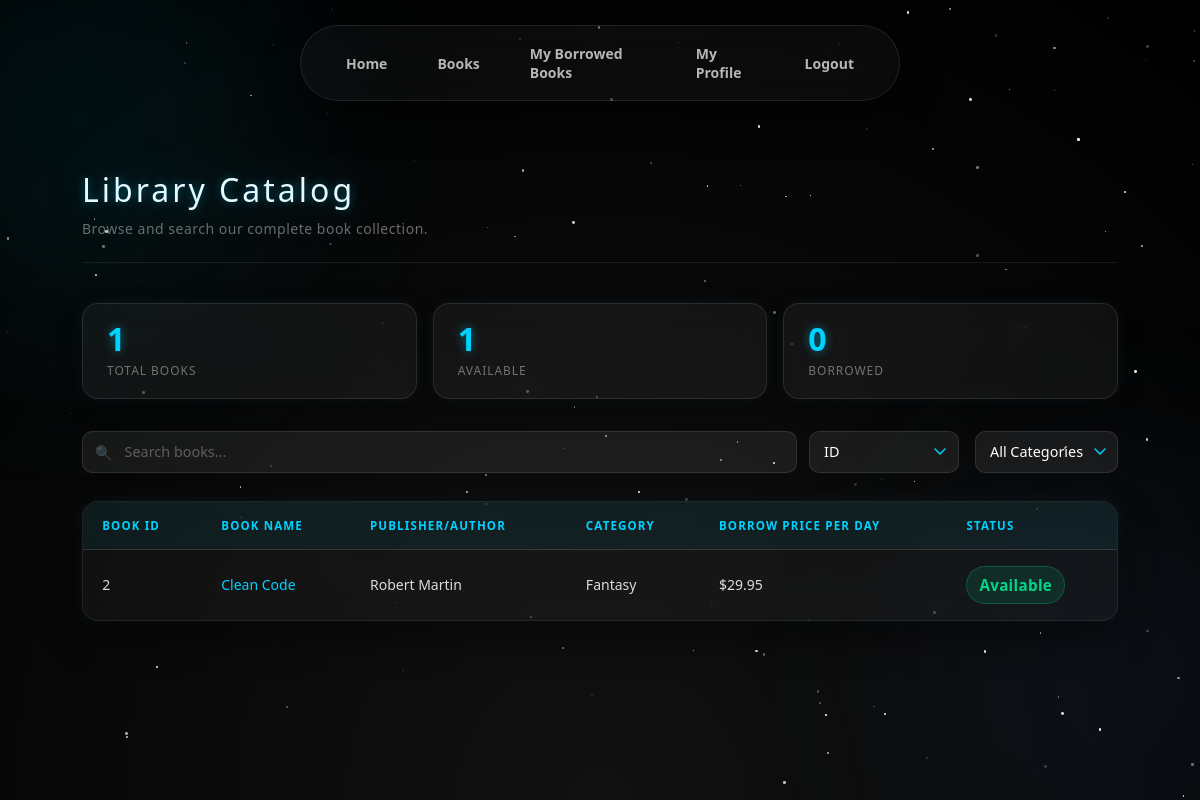
The page /book/ (signed in) on the database as committed earlier.
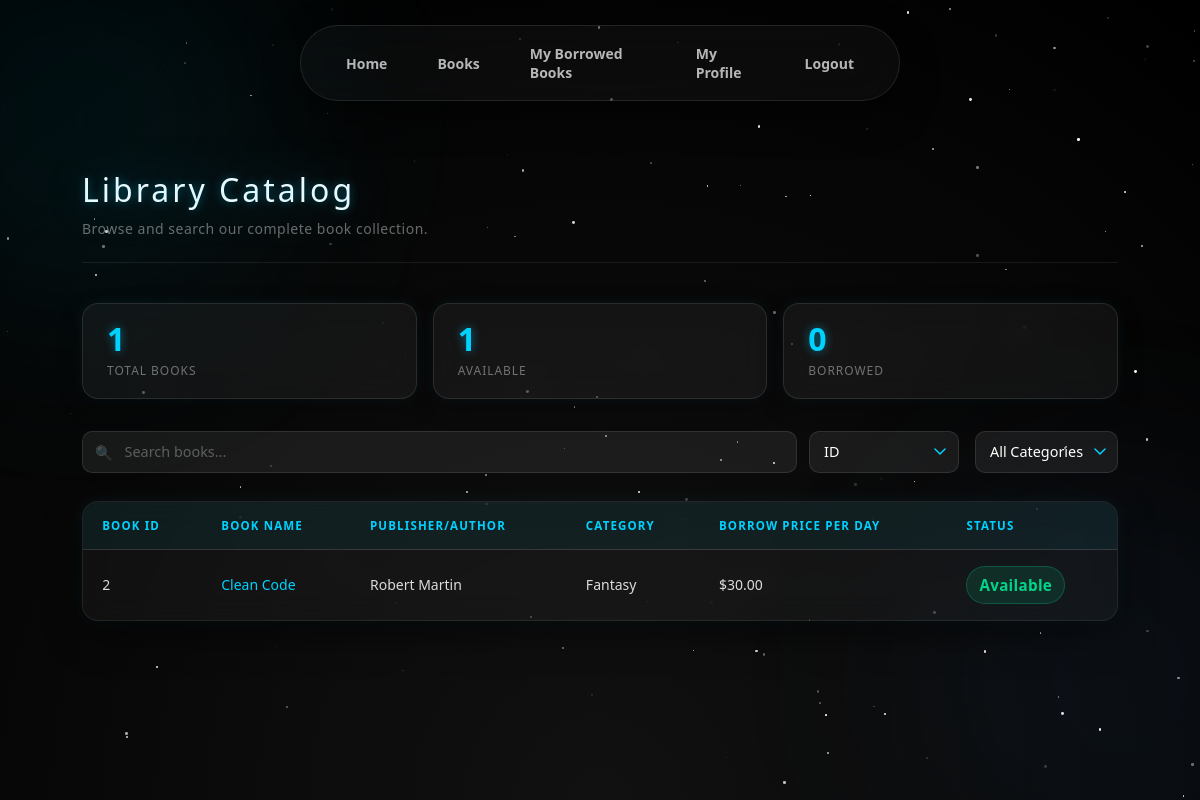
The same page on the database as committed later.
### books/models.py (models this page shows, shortened)
class Book(models.Model):
    title = models.CharField(max_length=200)
    author = models.CharField(max_length=100)
    category = models.CharField(max_length=100)
    published_date = models.DateField()
    description = models.TextField()
    image = models.ImageField(upload_to='books/')
    available = models.BooleanField(default=True)
    borrow_price_per_day = models.DecimalField(max_digits=10, decimal_places=2, default=0.00)

### books/views.py (the view)
# urls.py: path('book/', views.books_list_view, name='books_list'),
def books_list_view(request):
    if request.session.get('is_admin', False):
        return redirect('welcome')
    if not request.session.get('user_id'):
        return redirect('login')
    user_id = request.session.get('user_id')
    books = Book.objects.all()
    query = request.GET.get('query', '').strip()
    if query:
        books = books.filter(Q(title__icontains=query) | Q(author__icontains=query))
    borrowed_count = Borrow.objects.filter(user_id=user_id, is_returned=False, return_date__gt=timezone.now()).count()
    available_count = Book.objects.count()
    return render(request, 'books_pages.html', {
        'books': books,
        'available_count': available_count,
        'borrowed_count': borrowed_count
    })

### templates/books_pages.html (shortened to what this page needs)
{% load static %}
<!DOCTYPE html>
<html lang="en">
<head>
    <link rel="stylesheet"
          href="{% static 'style/style2.css' %}?v=3" />
    <link rel="stylesheet"
          href="{% static 'style/style.css' %}" />
</head>
<body>
    <nav>
        <a href="{% url 'welcome' %}">Home</a>
        {% if request.session.user_id and not request.session.is_admin %}
            <a href="{% url 'books_list' %}">Books</a>
            <a href="{% url 'my_borrowed_books' %}">My Borrowed Books</a>
        {% endif %}
        {% if request.session.user_id %}
            <a href="{% url 'profile_update' %}">My Profile</a>
            <a href="{% url 'logout' %}">Logout</a>
        {% endif %}
    </nav>
    <main class="page">
        <div class="page-header">
            <h1>Library Catalog</h1>
            <p>Browse and search our complete book collection.</p>
        </div>
        <div class="stats-row">
            <div class="stat-card">
                <div class="stat-num">
                    {{ books|length }}
                </div>
                <div class="stat-label">
                    Total Books
                </div>
            </div>
            <div class="stat-card">
                <div class="stat-num">
                    {{ available_count }}
                </div>
                <div class="stat-label">
                    Available
                </div>
            </div>
            <div class="stat-card">
                <div class="stat-num">
                    {{ borrowed_count }}
                </div>
                <div class="stat-label">
                    Borrowed
                </div>
            </div>
        </div>
        <div class="toolbar">
            <div class="search-wrap">
                <span class="search-icon">&#128269;</span>
                <input type="text"
                       id="searchInput"
                       placeholder="Search books..."
                       autocomplete="off" />
                <select id="searchType" class="filter-select">
                    <option value="id">ID</option>
                </select>
            </div>
            <select class="filter-select" id="categoryFilter">
                <option value="">All Categories</option>
            </select>
        </div>
        <div class="table-wrap">
            <table>
                <thead>
                    <tr>
                        <th>Book ID</th>
                        <th>Book Name</th>
                        <th>Publisher/Author</th>
                        <th>Category</th>
                        <th>Borrow Price Per Day</th>
                        <th>Status</th>
                    </tr>
                </thead>
                <tbody id="booksTableBody">
    {% for book in books %}
    <tr data-id="{{ book.id }}" data-name="{{ book.title }}" data-author="{{ book.author }}" data-category="{{ book.category }}">
        <td>{{ book.id }}</td>
        <td>
            <a href="{% url 'book_details' book.id %}" class="book-link" style="color: #00d2ff; text-decoration: none;">
                {{ book.title }}
            </a>
        </td>
        <td>{{ book.author }}</td>
        <td>{{ book.category }}</td>
        <td>${{ book.borrow_price_per_day }}</td>
        <td>
            <span class="status-badge {% if book.available %}status-available{% else %}status-borrowed{% endif %}">
                {% if book.available %}Available{% else %}Borrowed{% endif %}
            </span>
        </td>
    </tr>
    {% empty %}
    <tr>
        <td colspan="6" style="text-align:center;">
            No books found.
        </td>
    </tr>
    {% endfor %}
</tbody>
            </table>
        </div>
    </main>
</body>
</html>

Rows that differ between the two databases and show on the page:
changed Book "Clean Code": borrow_price_per_day "29.95" → "30.00"
